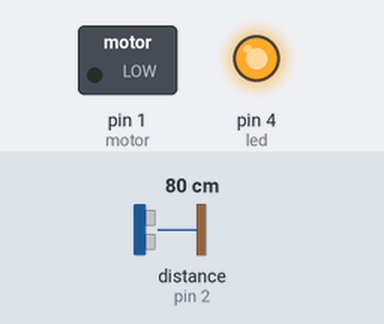
A sketch run on a simulated Arduino Uno, built with avr-gcc and run on an emulated ATmega328P. Shown: switched loads named in the sketch (green lamp = pin HIGH), output pins drawn as LEDs (lit = HIGH). Wiring (inferred from the names in the program): ultrasonic range finder: trigger pin 3; echo pin 2. The test bench sets the inputs (shaded band); at power-on: distance to the obstacle (sensor on pin 2) 80 cm. The echo pulse lasts 58.3 µs per cm; pins used as bus, display or sensor lines are not drawn.

Above: at 0.1 s.
At 3.1 s:
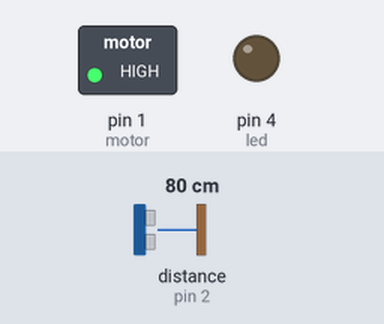
Timing chart, 0 to 4.6 s (numbered marks = the images above):
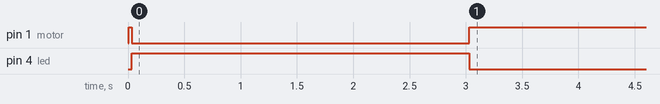

Measured:
- by itself, pin 1 (motor): LOW → HIGH at 0.01 s, → LOW 0.03 s later, → HIGH 3.0 s later
- by itself, pin 4 (led): LOW → HIGH at 0.03 s, → LOW 3.0 s later

The sketch:

Kalpesh_sanitizer_code.ino
```cpp
#define FilterLimit 5

const int trigPin = 3;
const int echoPin = 2;
const int motor = 1;
const int led = 4;
long duration;
int distanceCm, distanceInch;
int flag=0;
int Filter_Counter=0;
//int Filter_Counter_1=0;
int dist();
void setup()
{
pinMode(trigPin, OUTPUT);
pinMode(echoPin, INPUT);
pinMode(motor, OUTPUT);
pinMode(led, OUTPUT);

}
void loop()
{
// delay(500);                          // No Need
     int dis=dist();
  if(dis>=0&&distanceCm<=186)
  {
    Filter_Counter++;                    //Increment the counter to check max cosecutive reading distanceCm
    if(Filter_Counter > FilterLimit)     // If continuously getting reading
    {
      Filter_Counter=0;
      if(flag==0)
       {
         flag=1;
         digitalWrite(motor, LOW);
           digitalWrite(led, HIGH);
         delay(3000);
         digitalWrite(motor, HIGH);
         digitalWrite(led, LOW);
        delay(1000);
       }

      }
      else
      {

        digitalWrite(motor, HIGH);

      }
    }

else if(distanceCm>=186)
{

    flag=0;


}
  else
  {

    Filter_Counter=0;                //if distanceCm gets wrong reading in less than 5 count

  }

}

int dist()
{
  digitalWrite(trigPin, LOW);
delayMicroseconds(2);
digitalWrite(trigPin, HIGH);
delayMicroseconds(10);
digitalWrite(trigPin, LOW);
duration = pulseIn(echoPin, HIGH);
distanceCm= duration*0.034/2;

return distanceCm;

}
```
